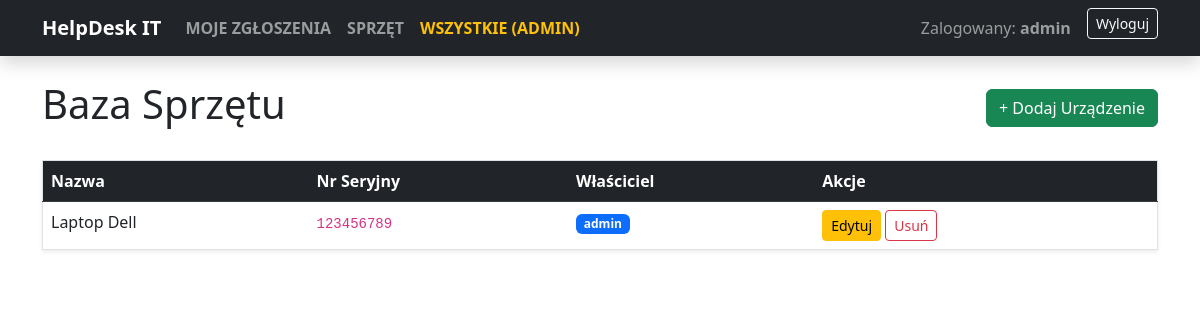
The app's page /sprzet/ (signed in), older data.
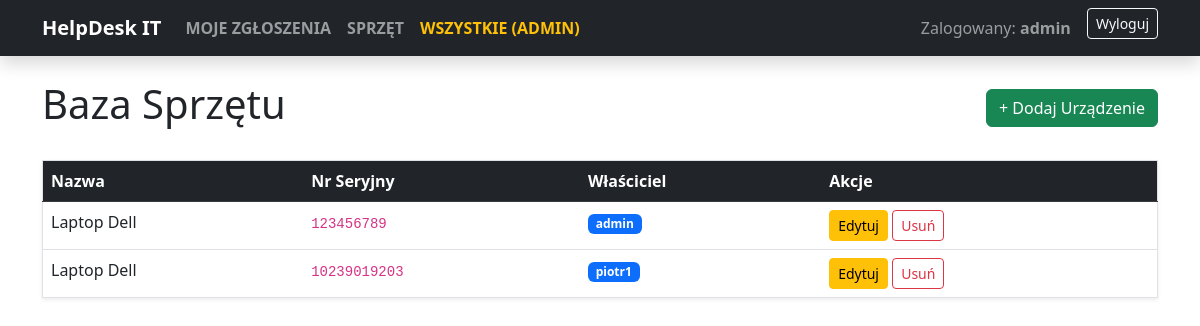
The same page, newer data.
### zgloszenia/models.py (models this page shows, shortened)
class Sprzet(models.Model):
    nazwa = models.CharField(max_length=100)
    numer_seryjny = models.CharField(max_length=50, unique=True)
    wlasciciel = models.ForeignKey(User, on_delete=models.CASCADE, related_name='zasoby')

### zgloszenia/views.py (the view)
# urls.py: path('sprzet/', views.lista_sprzetu, name='lista_sprzetu'),
@staff_member_required
def lista_sprzetu(request):
    sprzety = Sprzet.objects.all()
    return render(request, 'zgloszenia/sprzet_lista.html', {'sprzety': sprzety})

### zgloszenia/templates/zgloszenia/sprzet_lista.html
{% extends 'base.html' %}
{% block content %}
<div class="d-flex justify-content-between align-items-center mb-4">
    <h1>Baza Sprzętu</h1>
    <a href="{% url 'dodaj_sprzet' %}" class="btn btn-success">+ Dodaj Urządzenie</a>
</div>
<table class="table table-hover shadow-sm border">
    <thead class="table-dark">
        <tr>
            <th>Nazwa</th>
            <th>Nr Seryjny</th>
            <th>Właściciel</th>
            <th>Akcje</th>
        </tr>
    </thead>
    <tbody>
        {% for s in sprzety %}
        <tr>
            <td>{{ s.nazwa }}</td>
            <td><code>{{ s.numer_seryjny }}</code></td>
            <td>
                {% if s.wlasciciel %}
                    <span class="badge bg-primary">{{ s.wlasciciel.username }}</span>
                {% else %}
                    <span class="badge bg-secondary">Magazyn (Wolne)</span>
                {% endif %}
            </td>
            <td>
                <a href="{% url 'edytuj_sprzet' s.pk %}" class="btn btn-sm btn-warning">Edytuj</a>
                <a href="{% url 'usun_sprzet' s.pk %}" class="btn btn-sm btn-outline-danger"
                   onclick="return confirm('Usunąć sprzęt z bazy?')">Usuń</a>
            </td>
        </tr>
        {% empty %}
        <tr><td colspan="4" class="text-center">Brak sprzętu w bazie.</td></tr>
        {% endfor %}
    </tbody>
</table>
{% endblock %}

Row changes from the older to the newer data that the page shows:
added Sprzet: nazwa "Laptop Dell", numer_seryjny "10239019203", wlasciciel.username "piotr1"
